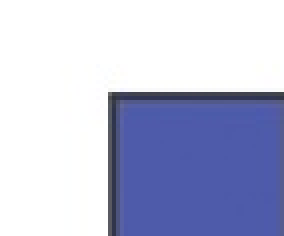
#> input picture assignments/solutions/assignment_3/shapes_template.jpg, 71 x 59 px, given in place of align_this.jpg, which was not available (shown 4 times larger)
$ python task2.py
#> lines starting #> are read from the running program, lines starting #| are printed output that depends on the picture; pictures that were not available may be replaced by others from this repository, and a replacement may not be noted
import cv2
import numpy as np


def align_images(image_to_align, reference_image, max_features, good_match_precent):


#> called with image_to_align = 'align_this.jpg', reference_image = 'reference_img.png', max_features = 10, good_match_precent = 0.7
    img_align_color = cv2.imread(image_to_align)
#> img_align_color is the input picture: shape (59, 71, 3); mean B, G, R 218.4, 191.9, 187.6
    img_ref_color = cv2.imread(reference_image)
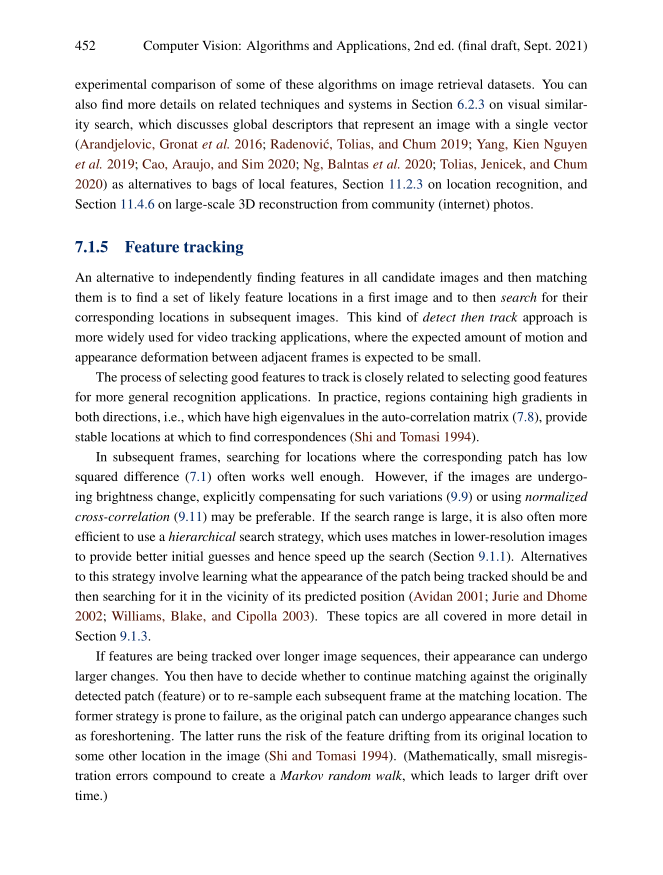
#> input picture assignments/solutions/assignment_4/reference_img.png, 1325 x 1750 px (shown at 1/2 size)
#> img_ref_color is the input picture: shape (1750, 1325, 3); mean B, G, R 239, 239, 239.3

    if img_align_color is None or img_ref_color is None:
        raise IOError("Could not read input images. Check the file paths.")

    img_align_gray = cv2.cvtColor(img_align_color, cv2.COLOR_BGR2GRAY)
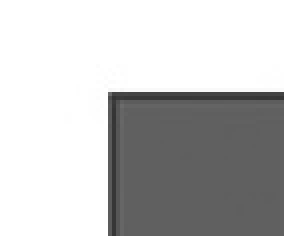
#> img_align_gray: shape (59, 71) (shown 4 times larger); min 51, max 255, mean 193.6
    img_ref_gray = cv2.cvtColor(img_ref_color, cv2.COLOR_BGR2GRAY)

    # detect SIFT keypoints and descriptors, no limit as of now, use limit later
    sift = cv2.SIFT_create()
    kp_ref, des_ref = sift.detectAndCompute(img_ref_gray, None)
#> kp_ref = 16587 keypoints; strongest (x, y, size): (868, 326, 1.8), (940, 286, 1.8), (528, 286, 1.8), (209, 1230, 1.8)
    kp_align, des_align = sift.detectAndCompute(img_align_gray, None)
#> kp_align = 6 keypoints; (x, y, size): (28, 24, 2.2), (28, 24, 2.2), (35, 31, 13.5), (35, 31, 13.5), (37, 33, 17.4), (37, 33, 17.4)

    if des_ref is None or des_align is None:
        raise ValueError("No SIFT features found in one of the images.")

    # set up flann parms
    FLANN_INDEX_KDTREE = 1
    index_params = dict(algorithm=FLANN_INDEX_KDTREE, trees=5)
    search_params = dict(checks=50)
    flann = cv2.FlannBasedMatcher(index_params, search_params)

    knn_matches = flann.knnMatch(des_ref, des_align, k=2)
#> knn_matches = 16587 matches

    # lowe's ratio test
    good_matches = []
    for m, n in knn_matches:
        if m.distance < good_match_precent * n.distance:
            good_matches.append(m)
#> after the loop, good_matches = []

    # sorts the matches by distance, sorts it by best first
    good_matches = sorted(good_matches, key=lambda x: x.distance)


    MIN_MATCH_COUNT = 4
    if len(good_matches) < MIN_MATCH_COUNT:
        print(
            f"Not enough good matches are found - "
            f"{len(good_matches)}/{MIN_MATCH_COUNT}"
        )
#| Not enough good matches are found - 0/4
        # still create a matches image so the script produces outputs
        matches_img = cv2.drawMatches(
            img_ref_color, kp_ref,
            img_align_color, kp_align,
            good_matches[:max_features], None,
            matchColor=(0, 255, 0),
            flags=cv2.DrawMatchesFlags_NOT_DRAW_SINGLE_POINTS,
        )
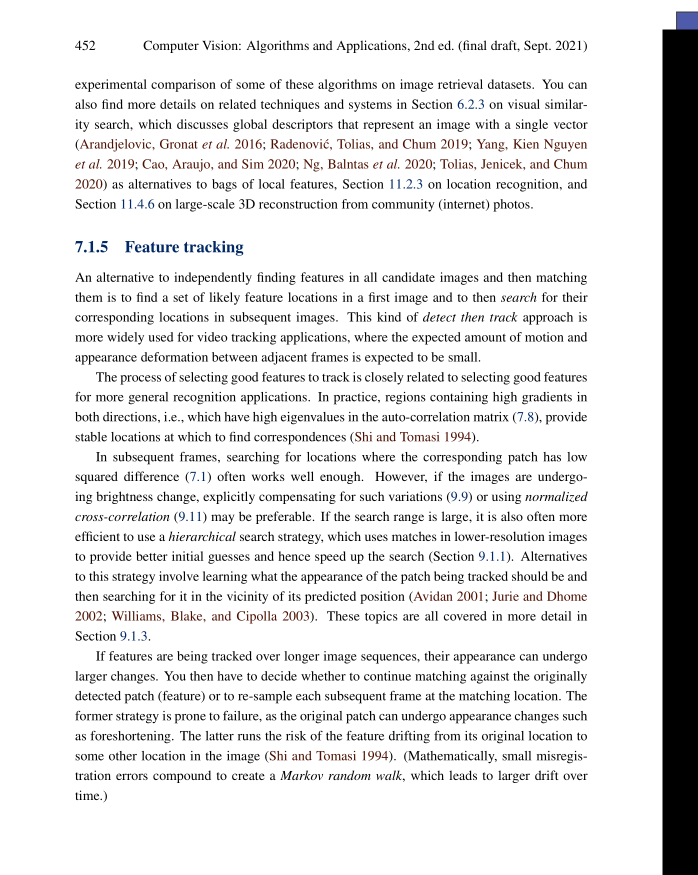
#> matches_img: shape (1750, 1396, 3) (shown at 1/2 size); mean B, G, R 227.2, 227.1, 227.4
        cv2.imwrite("aligned.png", img_align_color)
        cv2.imwrite("matches.png", matches_img)
        return img_align_color, matches_img, None

    # compute homography with all good matches
    src_pts = np.float32(
        [kp_ref[m.queryIdx].pt for m in good_matches]
    ).reshape(-1, 1, 2)
    dst_pts = np.float32(
        [kp_align[m.trainIdx].pt for m in good_matches]
    ).reshape(-1, 1, 2)

    H, mask = cv2.findHomography(dst_pts, src_pts, cv2.RANSAC, 5.0)

    # warp image_to_align to reference_image with extra padding
    h, w, _ = img_ref_color.shape

    # add some extra vertical space at the bottom so the last line is shown
    out_h = int(h * 1.05)  # 5% extra

    aligned = cv2.warpPerspective(img_align_color, H, (w, out_h))

    # build a clean matches image

    # mask: 1 = inlier, 0 = outlier
    mask = mask.ravel().tolist()

    # keep only inlier matches
    inlier_matches = [m for m, inlier in zip(good_matches, mask) if inlier]

    # sort inliers and keep only the best max_features
    inlier_matches = sorted(inlier_matches, key=lambda x: x.distance)[:max_features]

    # matchesMask for drawMatches must have same length as inlier_matches
    matchesMask_vis = [1] * len(inlier_matches)

    draw_params = dict(
        matchColor=(128, 128, 0),
        singlePointColor=None,   # draws only matched keypoints
        matchesMask=matchesMask_vis,
        flags=cv2.DrawMatchesFlags_NOT_DRAW_SINGLE_POINTS,
    )

    matches_img = cv2.drawMatches(
        img_ref_color,  kp_ref,
        img_align_color, kp_align,
        inlier_matches, None,
        **draw_params,
    )

    cv2.imwrite("aligned.png", aligned)
    cv2.imwrite("matches.png", matches_img)

    return aligned, matches_img, H


if __name__ == "__main__":
    # Call with the exact parameters the lab specifies for SIFT/FLANN:
    align_images(
        image_to_align="align_this.jpg",
        reference_image="reference_img.png",
        max_features=10,
        good_match_precent=0.7,
    )
